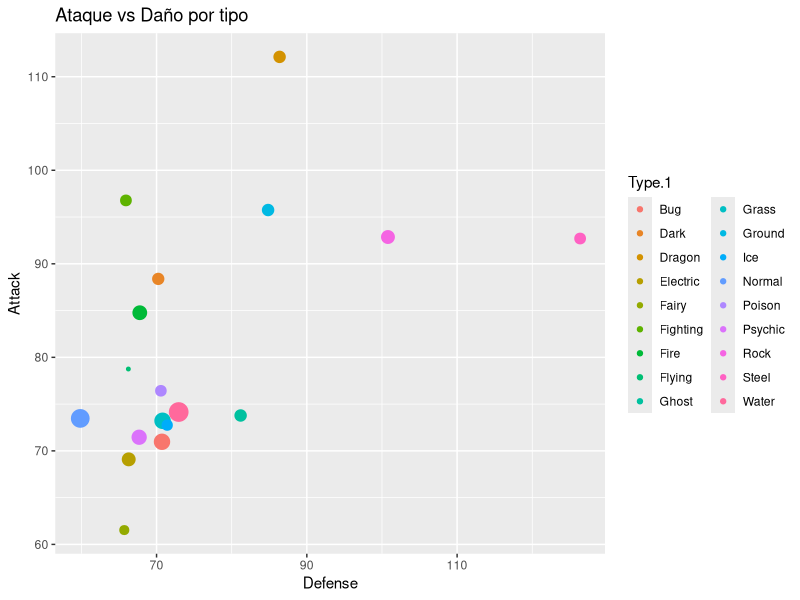

Reproduce this figure in R.
## ---- chunk 1

## Border-Color=4F709C

## Fijemos nuestro directorio de trabajo

setwd('D:/Machine Learning/Ayudantias/1')

library(tidyverse)

## ---- chunk 2
datos = read_csv('pokemon.csv')
## ---- chunk 3
# Carguemos los datos directamente con R base
datos_df = read.csv("pokemon.csv")

# Veamos el tipo
class(datos_df)
## ---- chunk 4
# Transformemos a tibble
datos = as_tibble(datos_df)

# Veamos el tipo ahora
class(datos)
## ---- chunk 5
## Sin usar pipes

datos_filtrados = subset(datos, HP >= 100)
datos_defensa = datos_filtrados$Defense
defensa_promedio = mean(datos_defensa)
round(defensa_promedio)

## Usando Pipes
datos %>% subset(HP >= 100) %>% .$Defense %>% mean() %>% round()
## ---- chunk 6
## Seleccionar
# Queremos solo escoger 3 variables
datos_seleccionados = datos %>%  select(Name, Type.1, Generation, HP)
datos_seleccionados

## Mutar
# Queremos estandarizar una variable
datos_estandarizados = datos_seleccionados %>% 
                       mutate(HP_Estandar = (HP - mean(HP))/sd(HP))
datos_estandarizados

## Filtrar
# Queremos solo quedarnos con observaciones que sean de la primera generacion
datos_filtrados = datos_estandarizados %>% filter(Generation == '1')
datos_filtrados

## Resumir y agrupar
# Consigamos el promedio de HP por tipo y el numero de observaciones
datos_resumidos = datos_filtrados %>% group_by(Type.1) %>% 
                                      summarise(HP_promedio = mean(HP),
                                                n_obs = n())
datos_resumidos

## Ordenar
# Queremos mostrar los datos de mayor a menor segun el numero de obervaciones
datos_ordenados = datos_resumidos %>% arrange(desc(n_obs)) 
datos_ordenados
## ---- chunk 7
datos_resumidos = datos %>% group_by(Type.1) %>% summarise(Defense = mean(Defense),
                                                           Attack = mean(Attack),
                                                           n_count = n())
ggplot(datos_resumidos, aes(x=Defense, y=Attack)) + 
  geom_point(aes(size=n_count, color=Type.1))     +
  guides(size = 'none', color = guide_legend(title.position = 'top', ncol=2)) + ggtitle("Ataque vs Daño por tipo") +
  theme_set(theme_bw())
